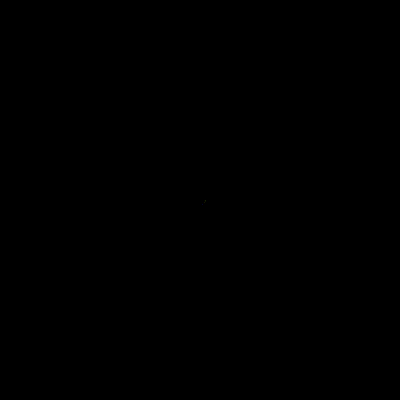
Frame 1 (no input)
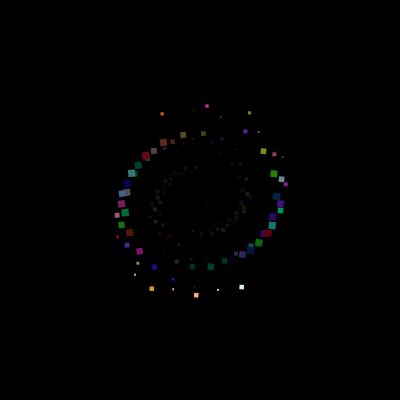
Frame 60 (the mouse pressed at the canvas centre just before this capture)
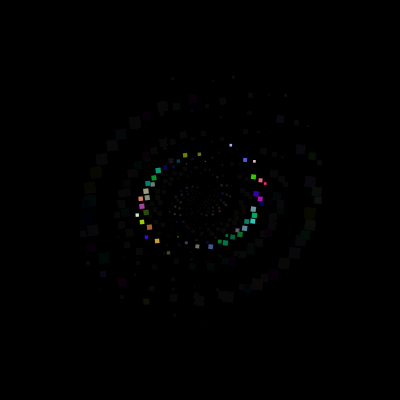
Frame 120 (the mouse held since frame 60 and released just before this capture)

The Processing sketch that drew these frames (run headless with seeded random() and noise(); from frame 60 on, the mouse is pressed at the canvas centre):

// Processing sketch: processing_144457
// ── processing_144457.pde

float angle = 0.0;
float offset = 60;
float scalar = 5;
float speed = 0.05;

void setup() {
  size(400, 400);
  smooth();
  background(0);
}

void draw() {
    fill(0, 15);
  
  rect(0, 0, width, height);  
  pushMatrix();
  translate(width/2, height/2);
  float x1 = (offset + (cos(angle) * scalar))-(offset);
  float x2 = (offset + (cos(angle + 0.5) * scalar))-(offset);
  float x3 = (offset + (cos(angle + 1) * scalar))-(offset);

  float y2 = (offset + sin(angle + 0.4) * scalar)-(offset);
  float y3 = (offset + sin(angle + 0.8) * scalar)-(offset);
  float y1 = (offset + sin(angle) * scalar)-(offset);
  rotate(cos(angle)*(TWO_PI/48));
  noStroke();
  fill(map(cos(x1), -1, 1, 0, 255), map(cos(y1), -1, 1, 0, 255), map(sin(x1), -1, 1, 0, 255));  
  rect(x1, y1, cos(angle)*(scalar*.1), cos(angle)*(scalar*.1));
  fill(map(cos(x2), -1, 1, 0, 255), map(cos(y2), -1, 1, 0, 255), map(sin(x2), -1, 1, 0, 255));  
  rect(x2, y2, cos(angle)*(scalar*.1), cos(angle)*(scalar*.1));
  fill(map(cos(x3), -1, 1, 0, 255), map(cos(y3), -1, 1, 0, 255), map(sin(x3), -1, 1, 0, 255));  

  rect(x3, y3, cos(angle)*(scalar*.1), cos(angle)*(scalar*.1));
  rotate(angle*10);
  popMatrix();
  angle += 3;
  scalar += 1.5;
  println(x2, " ", y2, angle, " ", scalar);

  if (scalar >= 125) {
    scalar = 5;
  }
}
